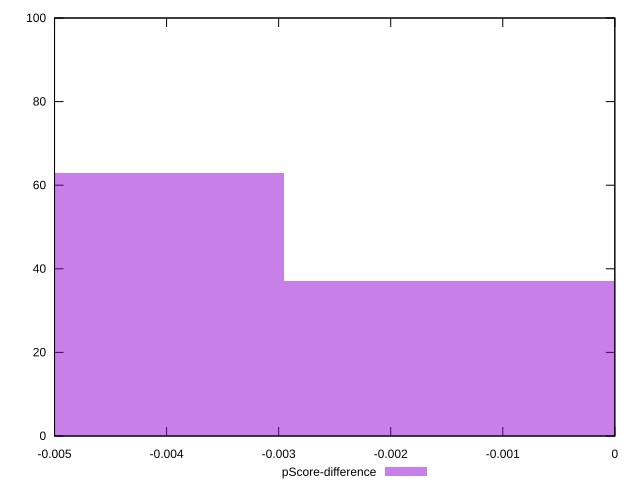

Write gnuplot code to recreate this figure.
reset

$pScoreDifference <<EOF
-0.0059115803346135925 63
0 37
EOF

set key outside below
set boxwidth 0.0059115803346135925
set xrange [-0.0050000000000000044:0]
set yrange [0:100]
set trange [0:100]
set style fill transparent solid 0.5 noborder
set terminal svg size 640, 490 enhanced background rgb 'white'
set output "report_00017_2021-02-10T15-08-03.406Z/unused-css-rules/samples/pages+cached+noadtech/pScore-difference/histogram.svg"

plot $pScoreDifference title "pScore-difference" with boxes

reset
